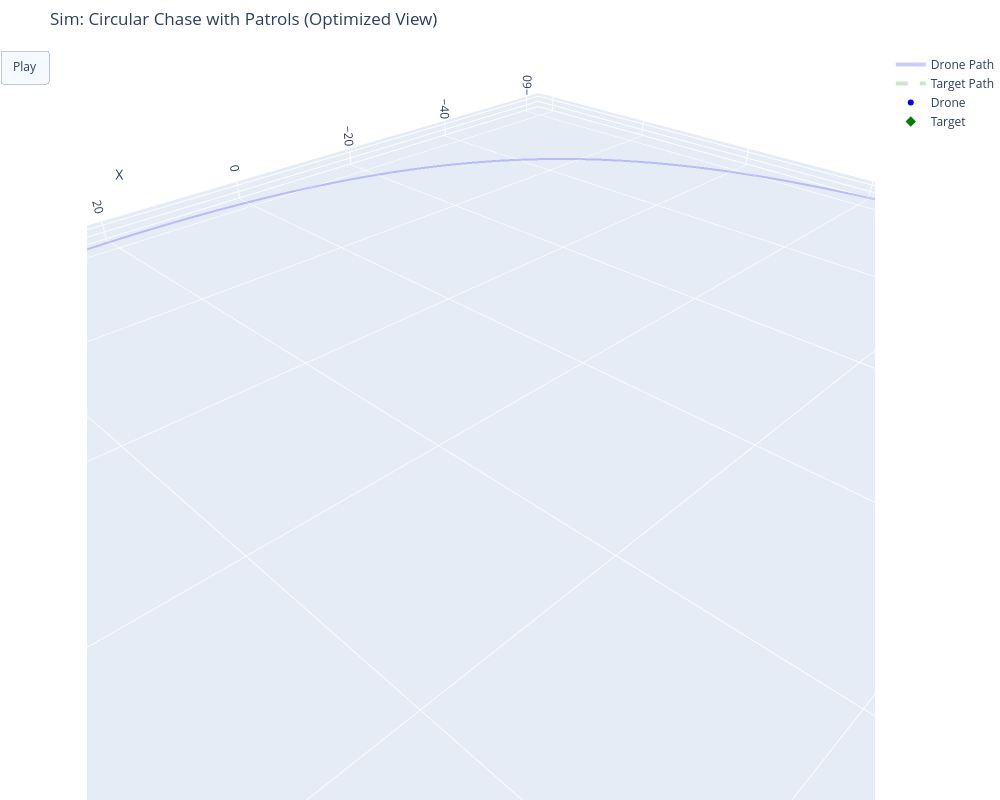

The cell this chart's notebook holds for it:
### Code cell
import numpy as np
import plotly.graph_objects as go
import matplotlib.pyplot as plt

from dynamics import DroneDynamics
from guidance import NominalGuidance, GeneralGuidance
from safety_filter import SafetyFilter
import scenarios


def plot_static_results(drone_path, target_path, obstacles, u_nom_hist, u_safe_hist, time_hist):
    """
    Generates two figures:
    1. 3D Flight Path (Static)
    2. Control Input Comparison (Nominal vs Safe)
    """
    # --- FIGURE 1: 3D TRAJECTORY ---
    fig = plt.figure(figsize=(12, 6))
    
    # Subplot 1: 3D View
    ax = fig.add_subplot(1, 2, 1, projection='3d')
    path = np.array(drone_path)
    t_path = np.array(target_path)

    ax.plot(path[:, 0], path[:, 1], path[:, 2], label='Drone', color='blue', linewidth=2)
    ax.plot(t_path[:, 0], t_path[:, 1], t_path[:, 2], label='Target', color='green', linestyle='--')
    
    # Draw Obstacles (Wireframe)
    u, v = np.mgrid[0:2*np.pi:15j, 0:np.pi:10j]
    for obs in obstacles:
        x = obs.center[0] + obs.radius * np.cos(u) * np.sin(v)
        y = obs.center[1] + obs.radius * np.sin(u) * np.sin(v)
        z = obs.center[2] + obs.radius * np.cos(v)
        ax.plot_wireframe(x, y, z, color='red', alpha=0.3)

    ax.set_title("3D Flight Path")
    ax.set_xlabel("X"); ax.set_ylabel("Y"); ax.set_zlabel("Z")
    ax.legend()

    # --- FIGURE 2: CONTROL INPUTS ---
    # Subplot 2, 3, 4: Acceleration X, Y, Z
    u_nom = np.array(u_nom_hist)
    u_safe = np.array(u_safe_hist)
    t = np.array(time_hist)
    
    fig2, axs = plt.subplots(3, 1, figsize=(10, 8), sharex=True)
    labels = ['$a_x$', '$a_y$', '$a_z$']
    
    for i in range(3):
        axs[i].plot(t, u_nom[:, i], 'g--', label='Nominal (LQR)', alpha=0.6)
        axs[i].plot(t, u_safe[:, i], 'b-', label='Safe (CBF)')
        
        # Highlight Intervention
        diff = np.abs(u_nom[:, i] - u_safe[:, i])
        mask = diff > 0.05
        if np.any(mask):
            axs[i].fill_between(t, -15, 15, where=mask, color='red', alpha=0.1, label='Intervention')
            
        axs[i].set_ylabel(f"{labels[i]} ($m/s^2$)")
        axs[i].grid(True)
    
    axs[0].set_title("Control Inputs: LQR (Green) vs CBF (Blue)")
    axs[0].legend(loc='upper right')
    axs[2].set_xlabel("Time (s)")
    
    plt.tight_layout()
    plt.show()


def animate_plotly(path, target_path, obs_history, mission, dt, static_only=False):
    
    total_frames = len(path)
    #stride = max(1, total_frames // 150) 
    stride = 5
    fig = go.Figure()

    # --- HELPER: Sphere Geometry ---
    # Reduced resolution slightly (15->10, 10->8) for better performance with many objects
    def get_sphere_data(center, radius):
        u = np.linspace(0, 2 * np.pi, 10) 
        v = np.linspace(0, np.pi, 8)
        x = center[0] + radius * np.outer(np.cos(u), np.sin(v))
        y = center[1] + radius * np.outer(np.sin(u), np.sin(v))
        z = center[2] + radius * np.outer(np.ones(np.size(u)), np.cos(v))
        return x, y, z

    # --- 1. SETUP TRACES ---
    # We must add ALL traces to the figure first.
    # Order matters: [Drone Path, Target Path, Drone, Target, Obs 0, Obs 1, ... Obs N]
    
    # Trace 0: Drone Path (Background)
    fig.add_trace(go.Scatter3d(
        x=path[:, 0], y=path[:, 1], z=path[:, 2],
        mode='lines', line=dict(color='blue', width=4),
        name='Drone Path', opacity=0.2
    ))

    # Trace 1: Target Path (Background)
    fig.add_trace(go.Scatter3d(
        x=target_path[:, 0], y=target_path[:, 1], z=target_path[:, 2],
        mode='lines', line=dict(color='green', width=4, dash='dash'),
        name='Target Path', opacity=0.2
    ))

    # Trace 2: Drone (Actor)
    fig.add_trace(go.Scatter3d(
        x=[path[0, 0]], y=[path[0, 1]], z=[path[0, 2]],
        mode='markers', marker=dict(color='blue', size=6),
        name='Drone'
    ))

    # Trace 3: Target (Actor)
    fig.add_trace(go.Scatter3d(
        x=[target_path[0, 0]], y=[target_path[0, 1]], z=[target_path[0, 2]],
        mode='markers', marker=dict(color='green', size=8, symbol='diamond'),
        name='Target'
    ))

    # Traces 4+: Obstacles
    # We need to know which obstacles move to optimize the animation loop
    dynamic_obs_indices = [] # Local index in mission.obstacles
    
    obs_start = obs_history[0]
    for i, obs in enumerate(mission.obstacles):
        x_s, y_s, z_s = get_sphere_data(obs_start[i], obs.radius)
        fig.add_trace(go.Surface(
            x=x_s, y=y_s, z=z_s,
            colorscale=[[0, 'red'], [1, 'red']], showscale=False, opacity=0.5,
            name=f'Obs {i}'
        ))
        
        # Check if this specific obstacle has velocity
        if np.linalg.norm(obs.velocity) > 0:
            dynamic_obs_indices.append(i)

    # --- 2. CALCULATE BOUNDS ---
    all_x = np.concatenate([path[:,0], target_path[:,0]])
    all_y = np.concatenate([path[:,1], target_path[:,1]])
    all_z = np.concatenate([path[:,2], target_path[:,2]])
    pad = 2.0
    x_range = [np.min(all_x) - pad, np.max(all_x) + pad]
    y_range = [np.min(all_y) - pad, np.max(all_y) + pad]
    z_range = [min(0, np.min(all_z)) - 1.0, np.max(all_z) + pad]

    # --- 3. ANIMATION FRAMES ---
    frames = []
    
    # Calculate Plotly Trace Indices
    # Trace 0,1 are paths. Trace 2 is Drone. Trace 3 is Target. Trace 4 starts obstacles.
    trace_idx_drone = 2
    trace_idx_target = 3
    base_obs_idx = 4
    
    # We only want to update traces that actually move
    traces_to_update = [trace_idx_drone, trace_idx_target]
    for local_i in dynamic_obs_indices:
        traces_to_update.append(base_obs_idx + local_i)

    for k in range(0, total_frames, stride):
        frame_data = []
        
        # Update Drone
        drone_pos = path[k]
        frame_data.append(go.Scatter3d(x=[drone_pos[0]], y=[drone_pos[1]], z=[drone_pos[2]]))
        
        # Update Target
        target_pos = target_path[k]
        frame_data.append(go.Scatter3d(x=[target_pos[0]], y=[target_pos[1]], z=[target_pos[2]]))
        
        # Update ONLY Dynamic Obstacles
        current_obs = obs_history[k]
        for local_i in dynamic_obs_indices:
            # We only generate geometry for obstacles that moved
            radius = mission.obstacles[local_i].radius
            x_new, y_new, z_new = get_sphere_data(current_obs[local_i], radius)
            frame_data.append(go.Surface(x=x_new, y=y_new, z=z_new))

        frames.append(go.Frame(data=frame_data, traces=traces_to_update, name=str(k)))

    fig.frames = frames

    # --- 4. FINAL LAYOUT ---
    fig.update_layout(
        width=1000, height=800,
        title=f"Sim: {mission.name} (Optimized View)",
        scene=dict(
            xaxis=dict(range=x_range, title="X", autorange=False),
            yaxis=dict(range=y_range, title="Y", autorange=False),
            zaxis=dict(range=z_range, title="Z", autorange=False),
            aspectmode='data'
        ),
        margin=dict(l=0, r=0, b=0, t=50),
        updatemenus=[dict(
            type="buttons",
            buttons=[dict(label="Play",
                          method="animate",
                          args=[None, dict(frame=dict(duration=20, redraw=True), 
                                           fromcurrent=True)])]
        )]
    )

    fig.show()


def run_simulation(scenario_name="chase", animate=True):
    # 1. Load Scenario
    if scenario_name not in scenarios.SCENARIOS:
        print(f"Error: Scenario '{scenario_name}' not found.")
        return
    mission = scenarios.SCENARIOS[scenario_name]()
    print(f"Loaded: {mission.name} | Animate: {animate}")

    # 2. Setup
    dt = 0.01
    drone_physics = DroneDynamics(dt=dt)
    #guidance = NominalGuidance()
    guidance = GeneralGuidance()
    safety_filter = SafetyFilter(u_max=10.0)
    current_state = mission.start_state
    
    arrival_threshold = 0.2

    # 3. Data Storage
    path_history = []
    target_history = []
    obs_history = []
    
    # --- NEW: Control Logs ---
    u_nom_history = []
    u_safe_history = []
    time_history = []

    total_steps = int(mission.duration / dt)

    # 4. Simulation Loop
    print(f"Simulating {total_steps} steps...")
    
    for t_step in range(total_steps):
        time = t_step * dt

        # A. Update Scenario
        target_pos, target_vel = mission.target.update(time)
        
        # Check Arrival
        dist_to_target = np.linalg.norm(current_state.pos - target_pos)
        if dist_to_target < arrival_threshold:
            print(f"Target Reached! Stopping at T={time:.2f}s")
            break

        current_obs_snapshot = []
        for obs in mission.obstacles:
            obs.update(dt)
            current_obs_snapshot.append(obs.center.copy())
        obs_history.append(current_obs_snapshot)

        # B. Control & Physics
        u_nom = guidance.compute_u_nom(current_state.pos, current_state.vel, target_pos, target_vel)
        u_safe = safety_filter.filter(u_nom, current_state.pos, current_state.vel, mission.obstacles)
        current_state = drone_physics.step(current_state, u_safe)

        # C. Logging
        path_history.append(current_state.pos)
        target_history.append(target_pos)
        
        # --- NEW: Log Controls ---
        u_nom_history.append(u_nom.copy())
        u_safe_history.append(u_safe.copy())
        time_history.append(time)

    # 5. Visualization
    path_history = np.array(path_history)
    target_history = np.array(target_history)
    
    if len(path_history) == 0:
        return

    # Always show static analysis plots first
    print("Generating Analysis Plots...")
    plot_static_results(path_history, target_history, mission.obstacles, 
                        u_nom_history, u_safe_history, time_history)

    # Then optionally show the animation
    if animate:
        print("Generating Plotly Animation...")
        animate_plotly(path_history, target_history, obs_history, mission, dt)


if __name__ == "__main__":
    #run_simulation("head_on", animate=True)
    #run_simulation("head_on_2", animate=True)
    run_simulation("chase", animate=True)
    #run_simulation("many_blockers", animate=True)

### Figure 1 — Plotly figure (JSON) as saved in the notebook; plotly's stock layout.template omitted (floating-point values rounded to 4 significant figures; data arrays with more than 128 entries replaced by an {"elided": "..."} marker saying what was removed)
{"data": [{"line": {"color": "blue", "width": 4}, "mode": "lines", "name": "Drone Path", "opacity": 0.2, "type": "scatter3d", "x": {"elided": "2192 float values"}, "y": {"elided": "2192 float values"}, "z": {"elided": "2192 float values"}}, {"line": {"color": "green", "dash": "dash", "width": 4}, "mode": "lines", "name": "Target Path", "opacity": 0.2, "type": "scatter3d", "x": {"elided": "2192 float values"}, "y": {"elided": "2192 float values"}, "z": {"elided": "2192 float values"}}, {"marker": {"color": "blue", "size": 6}, "mode": "markers", "name": "Drone", "type": "scatter3d", "x": [0], "y": [0], "z": [0]}, {"marker": {"color": "green", "size": 8, "symbol": "diamond"}, "mode": "markers", "name": "Target", "type": "scatter3d", "x": [8], "y": [0], "z": [0]}, {"colorscale": [[0, "red"], [1, "red"]], "name": "Obs 0", "opacity": 0.5, "showscale": false, "type": "surface", "x": [[8.0, 8.434, 8.782, 8.975, 8.975, 8.782, 8.434, 8.0], [8.0, 8.332, 8.599, 8.747, 8.747, 8.599, 8.332, 8.0], [8.0, 8.075, 8.136, 8.169, 8.169, 8.136, 8.075, 8.0], [8.0, 7.783, 7.609, 7.513, 7.513, 7.609, 7.783, 8.0], [8.0, 7.592, 7.265, 7.084, 7.084, 7.265, 7.592, 8.0], [8.0, 7.592, 7.265, 7.084, 7.084, 7.265, 7.592, 8.0], [8.0, 7.783, 7.609, 7.513, 7.513, 7.609, 7.783, 8.0], [8.0, 8.075, 8.136, 8.169, 8.169, 8.136, 8.075, 8.0], [8.0, 8.332, 8.599, 8.747, 8.747, 8.599, 8.332, 8.0], [8.0, 8.434, 8.782, 8.975, 8.975, 8.782, 8.434, 8.0]], "y": [[-3.99, -3.99, -3.99, -3.99, -3.99, -3.99, -3.99, -3.99], [-3.99, -3.711, -3.487, -3.363, -3.363, -3.487, -3.711, -3.99], [-3.99, -3.563, -3.22, -3.03, -3.03, -3.22, -3.563, -3.99], [-3.99, -3.614, -3.313, -3.146, -3.146, -3.313, -3.614, -3.99], [-3.99, -3.842, -3.723, -3.657, -3.657, -3.723, -3.842, -3.99], [-3.99, -4.138, -4.257, -4.323, -4.323, -4.257, -4.138, -3.99], [-3.99, -4.366, -4.667, -4.834, -4.834, -4.667, -4.366, -3.99], [-3.99, -4.417, -4.76, -4.95, -4.95, -4.76, -4.417, -3.99], [-3.99, -4.269, -4.493, -4.617, -4.617, -4.493, -4.269, -3.99], [-3.99, -3.99, -3.99, -3.99, -3.99, -3.99, -3.99, -3.99]], "z": [[1.0, 0.901, 0.6235, 0.2225, -0.2225, -0.6235, -0.901, -1.0], [1.0, 0.901, 0.6235, 0.2225, -0.2225, -0.6235, -0.901, -1.0], [1.0, 0.901, 0.6235, 0.2225, -0.2225, -0.6235, -0.901, -1.0], [1.0, 0.901, 0.6235, 0.2225, -0.2225, -0.6235, -0.901, -1.0], [1.0, 0.901, 0.6235, 0.2225, -0.2225, -0.6235, -0.901, -1.0], [1.0, 0.901, 0.6235, 0.2225, -0.2225, -0.6235, -0.901, -1.0], [1.0, 0.901, 0.6235, 0.2225, -0.2225, -0.6235, -0.901, -1.0], [1.0, 0.901, 0.6235, 0.2225, -0.2225, -0.6235, -0.901, -1.0], [1.0, 0.901, 0.6235, 0.2225, -0.2225, -0.6235, -0.901, -1.0], [1.0, 0.901, 0.6235, 0.2225, -0.2225, -0.6235, -0.901, -1.0]]}, {"colorscale": [[0, "red"], [1, "red"]], "name": "Obs 1", "opacity": 0.5, "showscale": false, "type": "surface", "x": [[4.0, 4.434, 4.782, 4.975, 4.975, 4.782, 4.434, 4.0], [4.0, 4.332, 4.599, 4.747, 4.747, 4.599, 4.332, 4.0], [4.0, 4.075, 4.136, 4.169, 4.169, 4.136, 4.075, 4.0], [4.0, 3.783, 3.609, 3.513, 3.513, 3.609, 3.783, 4.0], [4.0, 3.592, 3.265, 3.084, 3.084, 3.265, 3.592, 4.0], [4.0, 3.592, 3.265, 3.084, 3.084, 3.265, 3.592, 4.0], [4.0, 3.783, 3.609, 3.513, 3.513, 3.609, 3.783, 4.0], [4.0, 4.075, 4.136, 4.169, 4.169, 4.136, 4.075, 4.0], [4.0, 4.332, 4.599, 4.747, 4.747, 4.599, 4.332, 4.0], [4.0, 4.434, 4.782, 4.975, 4.975, 4.782, 4.434, 4.0]], "y": [[5.99, 5.99, 5.99, 5.99, 5.99, 5.99, 5.99, 5.99], [5.99, 6.269, 6.493, 6.617, 6.617, 6.493, 6.269, 5.99], [5.99, 6.417, 6.76, 6.95, 6.95, 6.76, 6.417, 5.99], [5.99, 6.366, 6.667, 6.834, 6.834, 6.667, 6.366, 5.99], [5.99, 6.138, 6.257, 6.323, 6.323, 6.257, 6.138, 5.99], [5.99, 5.842, 5.723, 5.657, 5.657, 5.723, 5.842, 5.99], [5.99, 5.614, 5.313, 5.146, 5.146, 5.313, 5.614, 5.99], [5.99, 5.563, 5.22, 5.03, 5.03, 5.22, 5.563, 5.99], [5.99, 5.711, 5.487, 5.363, 5.363, 5.487, 5.711, 5.99], [5.99, 5.99, 5.99, 5.99, 5.99, 5.99, 5.99, 5.99]], "z": [[1.0, 0.901, 0.6235, 0.2225, -0.2225, -0.6235, -0.901, -1.0], [1.0, 0.901, 0.6235, 0.2225, -0.2225, -0.6235, -0.901, -1.0], [1.0, 0.901, 0.6235, 0.2225, -0.2225, -0.6235, -0.901, -1.0], [1.0, 0.901, 0.6235, 0.2225, -0.2225, -0.6235, -0.901, -1.0], [1.0, 0.901, 0.6235, 0.2225, -0.2225, -0.6235, -0.901, -1.0], [1.0, 0.901, 0.6235, 0.2225, -0.2225, -0.6235, -0.901, -1.0], [1.0, 0.901, 0.6235, 0.2225, -0.2225, -0.6235, -0.901, -1.0], [1.0, 0.901, 0.6235, 0.2225, -0.2225, -0.6235, -0.901, -1.0], [1.0, 0.901, 0.6235, 0.2225, -0.2225, -0.6235, -0.901, -1.0], [1.0, 0.901, 0.6235, 0.2225, -0.2225, -0.6235, -0.901, -1.0]]}], "layout": {"height": 800, "margin": {"b": 0, "l": 0, "r": 0, "t": 50}, "scene": {"aspectmode": "data", "xaxis": {"autorange": false, "range": [-63.19, 95.88], "title": {"text": "X"}}, "yaxis": {"autorange": false, "range": [-103.5, 26.89], "title": {"text": "Y"}}, "zaxis": {"autorange": false, "range": [-2.358, 3.117], "title": {"text": "Z"}}}, "title": {"text": "Sim: Circular Chase with Patrols (Optimized View)"}, "updatemenus": [{"buttons": [{"args": [null, {"frame": {"duration": 20, "redraw": true}, "fromcurrent": true}], "label": "Play", "method": "animate"}], "type": "buttons"}], "width": 1000}}
